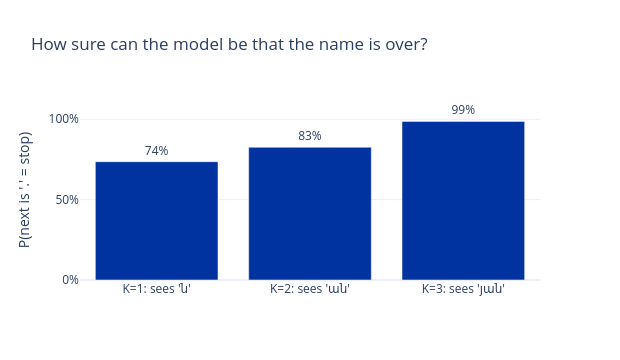

The notebook cell this image was saved under:
### Markdown cell above
### Why K = 3?

$K$ is how many letters the model gets to look back. Two simple facts pin it down.

**Fact 1: to know that a name is over, the model has to see «յան».** 96% of the names end in
«-յան», so the most important decision the model makes is *when to stop*. Put yourself in
its place: you have just written «...ն» and may look back only $K$ letters. Is the name over?

The cell below finds every place the last 1, 2 or 3 letters occur in the training names,
counts how often the name really ends right there, and shows a few names where it does not
(the matched letters in brackets):

### Code cell
def where_it_occurs(context):
    """Every occurrence of `context` in the training names, split into 'name ends here' and
    'name goes on', with the occurrence marked in brackets."""
    ends, goes_on = [], []
    for name in tr_names:
        for pos in range(len(name) - len(context) + 1):
            if name[pos:pos + len(context)] == context:
                marked = name[:pos] + "[" + context + "]" + name[pos + len(context):]
                (ends if pos + len(context) == len(name) else goes_on).append(marked)
    return ends, goes_on


p_stop = {}
for context in ["ն", "ան", "յան"]:
    ends, goes_on = where_it_occurs(context)
    p_stop[context] = len(ends) / (len(ends) + len(goes_on))
    print(f"last {len(context)} letter(s) = '{context}': seen {len(ends) + len(goes_on)} times, "
          f"the name ends there {len(ends)} times ({p_stop[context]:.0%})")
    print(f"   it goes on in e.g. {', '.join(goes_on[:4])}\n")

fig = go.Figure(go.Bar(
    x=[f"K={len(c)}: sees '{c}'" for c in p_stop], y=list(p_stop.values()), marker_color=BLUE,
    text=[f"{p:.0%}" for p in p_stop.values()], textposition="outside", cliponaxis=False))
fig.update_layout(title="How sure can the model be that the name is over?",
                  yaxis=dict(title="P(next is '.' = stop)", tickformat=".0%", range=[0, 1.12]),
                  width=620, height=360, template="plotly_white")
fig.show()

### Figure 1 — Plotly figure (JSON) as saved in the notebook; plotly's stock layout.template omitted (floating-point values rounded to 4 significant figures)
{"data": [{"cliponaxis": false, "marker": {"color": "#0033A0"}, "text": ["74%", "83%", "99%"], "textposition": "outside", "type": "bar", "x": ["K=1: sees 'ն'", "K=2: sees 'ան'", "K=3: sees 'յան'"], "y": [0.736, 0.826, 0.9869]}], "layout": {"height": 360, "title": {"text": "How sure can the model be that the name is over?"}, "width": 620, "yaxis": {"range": [0, 1.12], "tickformat": ".0%", "title": {"text": "P(next is '.' = stop)"}}}}
